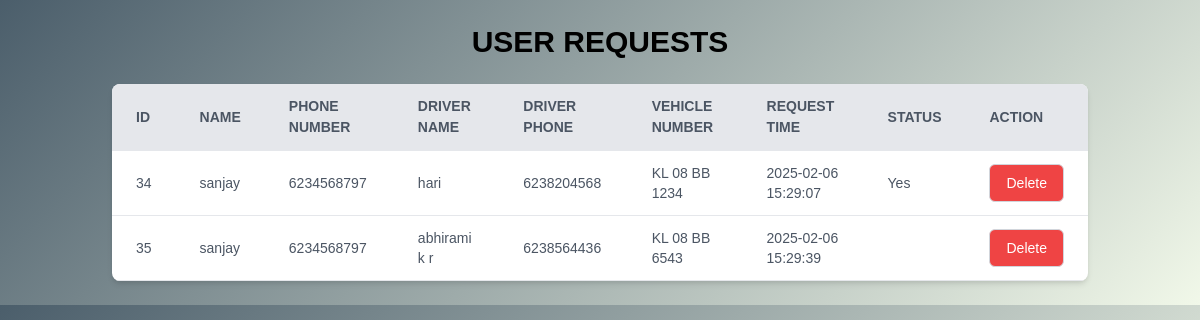
The page /android_2/demo.php on the database its author committed.
### tables this page shows
CREATE TABLE `request` (
  `id` int(11) NOT NULL,
  `username` varchar(300) NOT NULL,
  `userphonenumber` varchar(300) NOT NULL,
  `drivername` varchar(300) NOT NULL,
  `driverphonenumber` varchar(300) NOT NULL,
  `vehiclenumber` varchar(300) NOT NULL,
  `request_time` varchar(300) NOT NULL,
  `status` varchar(300) NOT NULL
);

### android_2/demo.php (the view, shortened to what this page needs)
<?php
include 'conn.php';
$sql_1 = "SELECT * FROM request";
$result = $conn->query($sql_1);
?>
<!DOCTYPE html>
<html lang="en">
<head>
    <link href="https://cdn.jsdelivr.net/npm/tailwindcss@2.2.19/dist/tailwind.min.css" rel="stylesheet">
</head>
<body>
<div class="container mx-auto p-6">
    <h2 class="text-3xl font-bold mb-6 text-center">USER REQUESTS</h2>
    <div class="overflow-x-auto bg-white shadow-md rounded-lg">
        <table class="min-w-full border-collapse">
            <thead>
                <tr class="bg-gray-200 text-gray-600 uppercase text-sm leading-normal">
                    <th class="py-3 px-6 border-b text-left">ID</th>
                    <th class="py-3 px-6 border-b text-left">Name</th>
                    <th class="py-3 px-6 border-b text-left">Phone Number</th>
                    <th class="py-3 px-6 border-b text-left">Driver Name</th>
                    <th class="py-3 px-6 border-b text-left">Driver Phone</th>
                    <th class="py-3 px-6 border-b text-left">Vehicle Number</th>
                    <th class="py-3 px-6 border-b text-left">Request Time</th>
                    <th class="py-3 px-6 border-b text-left">Status</th>
                    <th class="py-3 px-6 border-b text-left">Action</th>
                </tr>
            </thead>
            <tbody class="text-gray-600 text-sm font-light">
                <?php
                if ($result->num_rows > 0) {
                    while ($row = $result->fetch_assoc()) {
                        echo "<tr class='hover:bg-gray-100'>
                            <td class='py-3 px-6 border-b'>".$row['id']."</td>
                            <td class='py-3 px-6 border-b'>".$row['username']."</td>
                            <td class='py-3 px-6 border-b'>".$row['userphonenumber']."</td>
                            <td class='py-3 px-6 border-b'>".$row['drivername']."</td>
                            <td class='py-3 px-6 border-b'>".$row['driverphonenumber']."</td>
                            <td class='py-3 px-6 border-b'>".$row['vehiclenumber']."</td>
                            <td class='py-3 px-6 border-b'>".$row['request_time']."</td>
                            <td class='py-3 px-6 border-b'>".$row['status']."</td>
                             <td class='py-3 px-6 border-b'>
                    <form action='' method='POST'>
                        <input type='hidden' name='id' value='" . $row['id'] . "'>
                        <button type='submit' name='action' value='delete' class='border border-gray-300 rounded-md bg-red-500 text-white px-4 py-2'>Delete</button>
                    </form>
                </td>
                        </tr>";
                    }
                } else {
                    echo "<tr><td colspan='9' class='py-3 px-6 text-center'>No records found</td></tr>";
                }
                ?>
            </tbody>
        </table>
    </div>
</div>
</body>
</html>

### android_2/demo.php (style rules this page uses)
body { font-family: 'Arial', sans-serif; background: linear-gradient(135deg, #4b5e6b, #f1f8e9); }

### rows shown on the page
request: id "34", username "sanjay", userphonenumber "6234568797", drivername "hari", driverphonenumber "6238204568", vehiclenumber "KL 08 BB 1234", request_time "2025-02-06 15:29:07", status "Yes"
request: id "35", username "sanjay", userphonenumber "6234568797", drivername "abhirami k r", driverphonenumber "6238564436", vehiclenumber "KL 08 BB 6543", request_time "2025-02-06 15:29:39"
